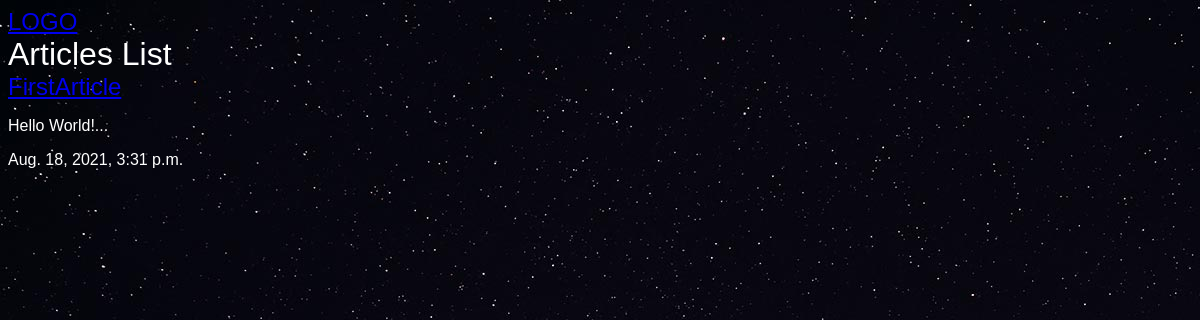
The page /articles/ on the database as committed earlier.
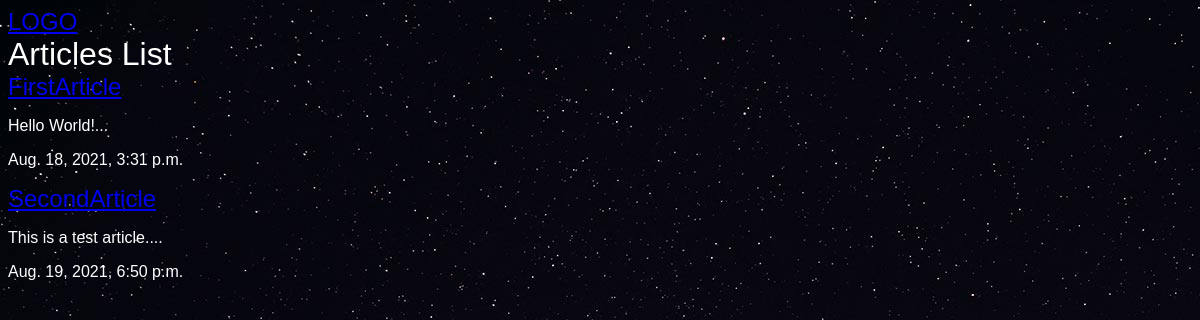
The same page on the database as committed later.
### articles/models.py (models this page shows, shortened)
class Article(models.Model):
    title = models.CharField(max_length = 100)
    slug = models.SlugField()
    body = models.TextField()
    date = models.DateTimeField(auto_now_add = True)
    def snippet(self):
        return self.body[:50] + '...'

### articles/views.py (the view)
# urls.py: path('', views.articles_list, name="list"),
def articles_list(request):
    articles = models.Article.objects.all().order_by('date')
    args = {'articles':articles}
    return render(request, 'articles/articleslist.html', args)

### articles/templates/articles/articleslist.html (shortened to what this page needs)
{% extends 'Base.html' %}
{% block content %}
    <div class="container">
      <h1>Articles List</h1>
      {% for article in articles %}
      <h2><a href="{% url 'articles:detail' slug=article.slug %}}">{{article.title}}</a></h2>
      <p>{{article.snippet}}</p>
      <p>{{article.date}}</p>
      {% endfor %}
    </div>
{% endblock %}

### templates/Base.html (shortened to what this page needs)
{% load static %}
<!DOCTYPE html>
<html lang="en" dir="ltr">
  <head>
    <link rel="stylesheet" href="{% static 'styles.css' %}">
  </head>
  <body>
    <h2>
      <a href="{% url 'articles:list' %}">LOGO</a>
    </h2>
    <div class="wrapper">
    {% block content%}
    {% endblock %}
    </div>
  </body>
</html>

### assets/styles.css (style rules this page uses)
body { background-color: #0f121f; background-image: url(stars.jpg); background-repeat-y: no-repeat; background-attachment: fixed; color:#fff; }
body * { font-family: arial; }
h1,h2,h3,h4,h5 { font-weight: normal; margin: 0; }

Rows that differ between the two databases and show on the page:
added Article: title "SecondArticle", snippet "This is a test article....", date "Aug. 19, 2021, 6:50 p.m."
